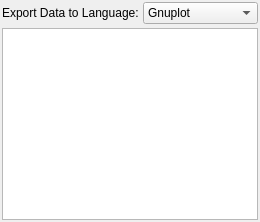
         <widget class="QWidget" name="tabExport">
          <attribute name="title">
           <string>Export</string>
          </attribute>
          <layout class="QGridLayout" name="gridLayout_10">
           <property name="leftMargin">
            <number>2</number>
           </property>
           <property name="topMargin">
            <number>2</number>
           </property>
           <property name="rightMargin">
            <number>2</number>
           </property>
           <property name="bottomMargin">
            <number>2</number>
           </property>
           <property name="spacing">
            <number>4</number>
           </property>
           <item row="0" column="0">
            <widget class="QLabel" name="label_14">
             <property name="text">
              <string>Export Data to Language:</string>
             </property>
            </widget>
           </item>
           <item row="0" column="1">
            <widget class="QComboBox" name="comboExport">
             <item>
              <property name="text">
               <string>Gnuplot</string>
              </property>
             </item>
             <item>
              <property name="text">
               <string>C++ / Root</string>
              </property>
             </item>
             <item>
              <property name="text">
               <string>Python</string>
              </property>
             </item>
             <item>
              <property name="text">
               <string>Julia</string>
              </property>
             </item>
             <item>
              <property name="text">
               <string>Hermelin</string>
              </property>
             </item>
            </widget>
           </item>
           <item row="1" column="0" colspan="2">
            <widget class="QTextEdit" name="textExportedFile">
             <property name="undoRedoEnabled">
              <bool>false</bool>
             </property>
             <property name="lineWrapMode">
              <enum>QTextEdit::NoWrap</enum>
             </property>
             <property name="readOnly">
              <bool>true</bool>
             </property>
             <property name="acceptRichText">
              <bool>false</bool>
             </property>
            </widget>
           </item>
          </layout>
         </widget>
